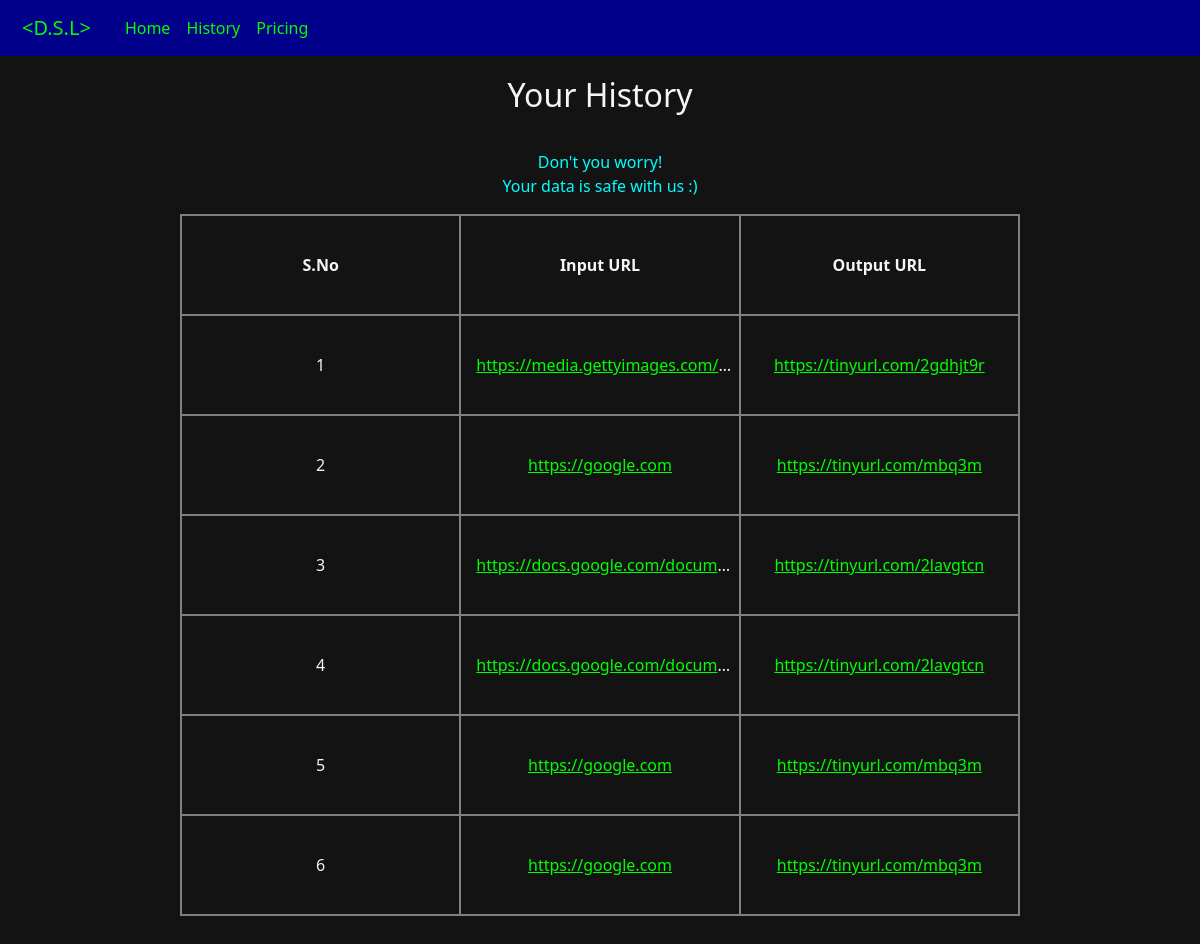
The page /history (signed in) on the database its author committed.
### app.py (models this page shows, shortened)
class UserData(db.Model):
    id = db.Column(db.Integer, primary_key=True)
    input_data = db.Column(db.String(2550))
    output_data = db.Column(db.String(2550))
    timestamp = db.Column(db.DateTime, default=datetime.utcnow)
    user_id = db.Column(db.Integer, db.ForeignKey('user.id'), nullable=False)
    user = db.relationship('User', backref=db.backref('UserData', lazy=True))

### app.py (the view)
@app.route("/history", methods=["GET", "POST"])
@login_required
def history():
        user_data = UserData.query.filter_by(user_id=current_user.id).all()
        ln = len(user_data)
        return render_template("history.html", user_data=user_data, len=ln)

### app.py (called while the page is built)
@login_manager.user_loader
def load_user(user_id):
    return User.query.get(int(user_id))

### templates/history.html (shortened to what this page needs)
{% extends 'base.html' %}
<span> {% block head %} Your History {% endblock %}</span>
  >{% block info %} Don't you worry!
  <br />
  Your data is safe with us :)
   {% endblock %} </span>
   <span>{% block tbl %}
    <link rel="stylesheet" href="{{ url_for('static', filename='template.css') }}"></link>
    <div class="d-flex justify-content-center">
    <div class="c1">
    <table>
        <tr>
            <th>S.No</th>
            <th>Input URL</th>
            <th>Output URL</th>
        </tr>
        {%for i in range(0, len)%}
        <tr>
            <td>{{i + 1}}</td>
            <td><a href="{{user_data[i].input_data}}" target="_blank">{{user_data[i].input_data}}</a></td>
            <td><a href="{{user_data[i].output_data}}" target="_blank">{{user_data[i].output_data}}</a></td>
        </tr>
        {%endfor%}
    </table>
    </div>
    </div>
    {% endblock %}

### templates/base.html (shortened to what this page needs)
<!DOCTYPE html>
<html lang="en">
  <head>
    <link
      href="https://cdn.jsdelivr.net/npm/bootstrap@5.3.0-alpha1/dist/css/bootstrap.min.css"
      rel="stylesheet"
    />
  </head>
  <body>
    <nav class="navbar navbar-expand-lg bg-body-tertiary">
      <div class="container-fluid">
        <a class="navbar-brand" href="#">&lt;D.S.L&gt;</a>
        <div class="collapse navbar-collapse" id="navbarNav">
          <ul class="navbar-nav">
            <li class="nav-item">
              <a class="nav-link active" aria-current="page" href="/short">Home</a>
            </li>
            <li class="nav-item">
              <a class="nav-link" href="/history">History</a>
            </li>
            <li class="nav-item">
              <a class="nav-link" href="#">Pricing</a>
            </li>
          </ul>
        </div>
      </div>
    </nav>
    <h2 class="headings">{% block head %} {% endblock %}</h2>
    <h5 class="subhdr">{% block title %} {% endblock %}</h5>
    <div class="d-flex justify-content-center">
      <div class="w-100" style="max-width: 300px">
        <p class="inf">{% block info %} {% endblock %}</p>
      </div>
    </div>
    <div class="d-flex justify-content-center">
      <div class="mq2 w-100 justify-content-center">
        {% block tbl %} {% endblock %}
      </div>
    </div>
    <div class="d-flex justify-content-center">
      <div class="ftr mq w-100 justify-content-center">
      </div>
    </div>
  </body>
</html>

### static/template.css (style rules this page uses)
a { padding: 0 10px; color: lime !important; }
.c1 { color: whitesmoke !important; width: 800% !important; }
table { width: 100%; table-layout: fixed; overflow: hidden; }
table, tr, th, td { border: 2px solid gray; padding: 5px; text-align: center; }
th, tr, td { height: 100px; width: 10calc(100vw/3); text-overflow: ellipsis; white-space: nowrap; overflow: hidden; }

### templates/base.html (style rules this page uses)
body { background-color: rgb(20, 19, 19); }
.navbar { background-color: darkblue !important; color: whitesmoke !important; }
a { color: whitesmoke !important; padding: 30px; }
.headings, .subhdr, .ftr { padding: 20px 0px 0px 0px; color: whitesmoke; text-align: center; }
.subhdr { word-spacing: 5px; }
.inf { text-align: center; color: aqua; }
.mq { max-width: 30%; }
.mq2 { max-width: 70%; }
.ftr { padding: 0px 0px 0px 0px; margin: -20px; }

### rows shown on the page
UserData: input_data "https://media.gettyimages.com/…", output_data "https://tinyurl.com/2gdhjt9r"
UserData: input_data "https://google.com", output_data "https://tinyurl.com/mbq3m"
UserData: input_data "https://docs.google.com/docum…", output_data "https://tinyurl.com/2lavgtcn"
UserData: input_data "https://docs.google.com/docum…", output_data "https://tinyurl.com/2lavgtcn"
UserData: input_data "https://google.com", output_data "https://tinyurl.com/mbq3m"
UserData: input_data "https://google.com", output_data "https://tinyurl.com/mbq3m"

### other values the page prints
{{ i + 1 }} "1" "2" "3" "4" "5" "6"
